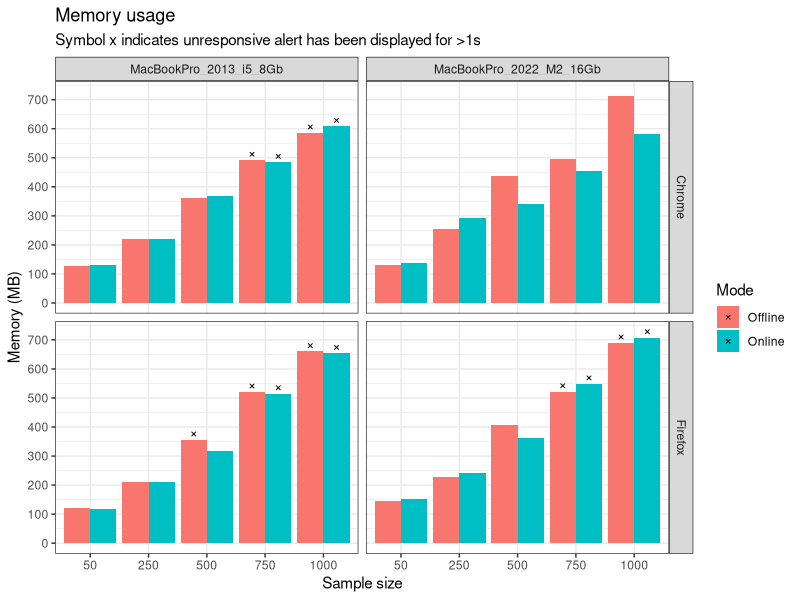
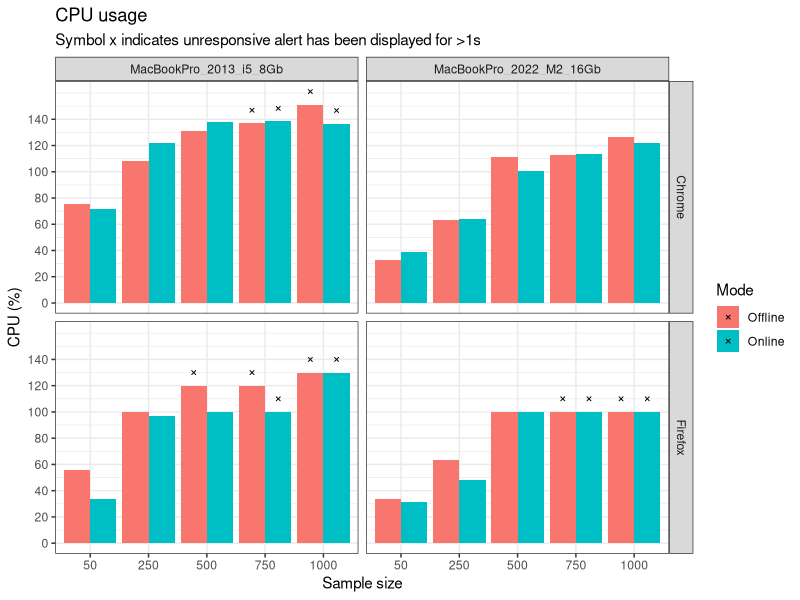
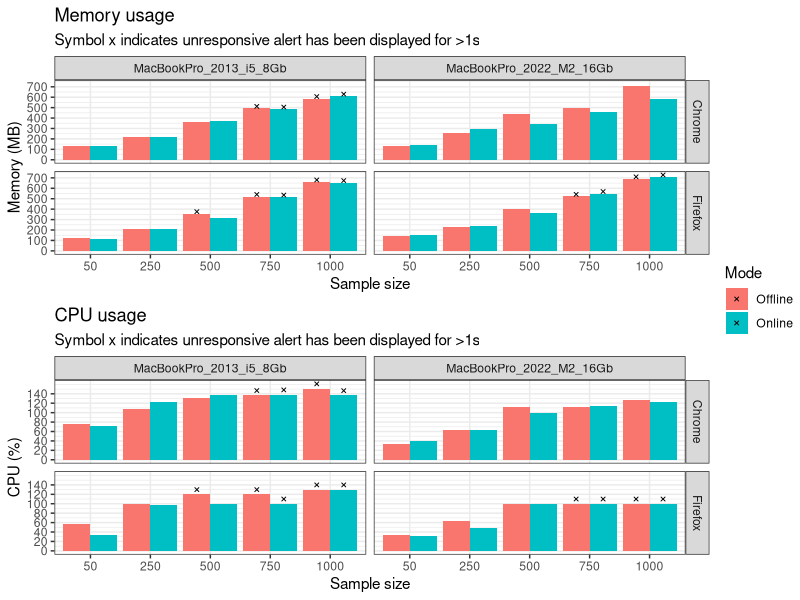

The R source for these figures, in order:
library(tidyverse)
library(readxl)
library(ggpubr)

#data
data_long <- read_xlsx("input_simulation/performance_metrics.xlsx", sheet = "long_format")
size_columns <- c('size_50', 'size_250', 'size_500', 'size_750', 'size_1000')

#memory
memory_data <- data_long %>% filter(Metric == 'Memory')
memory_plot <- ggplot(memory_data, aes(x = factor(Size, levels = size_columns), y = Value, fill = Mode)) + 
  geom_bar(stat = "identity", position = "dodge") + 
  geom_point(aes(y = ifelse(Unresponsive_alert == 'Yes', Value + 20, NA)), position = position_dodge(width = 0.9), shape = 4, size = 1) +
  facet_grid(Browser ~ Device) + 
  labs(x = "Sample size", y = "Memory (MB)", title = "Memory usage", subtitle = 'Symbol x indicates unresponsive alert has been displayed for >1s') +
  scale_x_discrete(labels = function(x) str_remove(x, "size_")) +
  scale_y_continuous(breaks = seq(0, max(memory_data$Value), 100)) +
  theme_bw()
memory_plot

#cpu
cpu_data <- data_long %>% filter(Metric == 'CPU')
cpu_plot <- ggplot(cpu_data, aes(x = factor(Size, levels = size_columns), y = Value, fill = Mode)) + 
  geom_bar(stat = "identity", position = "dodge") + 
  geom_point(aes(y = ifelse(Unresponsive_alert == 'Yes', Value + 10, NA)), position = position_dodge(width = 0.9), shape = 4, size = 1) +
  facet_grid(Browser ~ Device) + 
  labs(x = "Sample size", y = "CPU (%)", title = "CPU usage", subtitle = 'Symbol x indicates unresponsive alert has been displayed for >1s') +
  scale_x_discrete(labels = function(x) str_remove(x, "size_")) +
  scale_y_continuous(breaks = seq(0, max(cpu_data$Value), 20)) +
  theme_bw()
cpu_plot

#memory and cpu
combined_plot <- ggarrange(memory_plot, cpu_plot, ncol = 1, nrow = 2, common.legend = TRUE, legend = "right")
combined_plot
